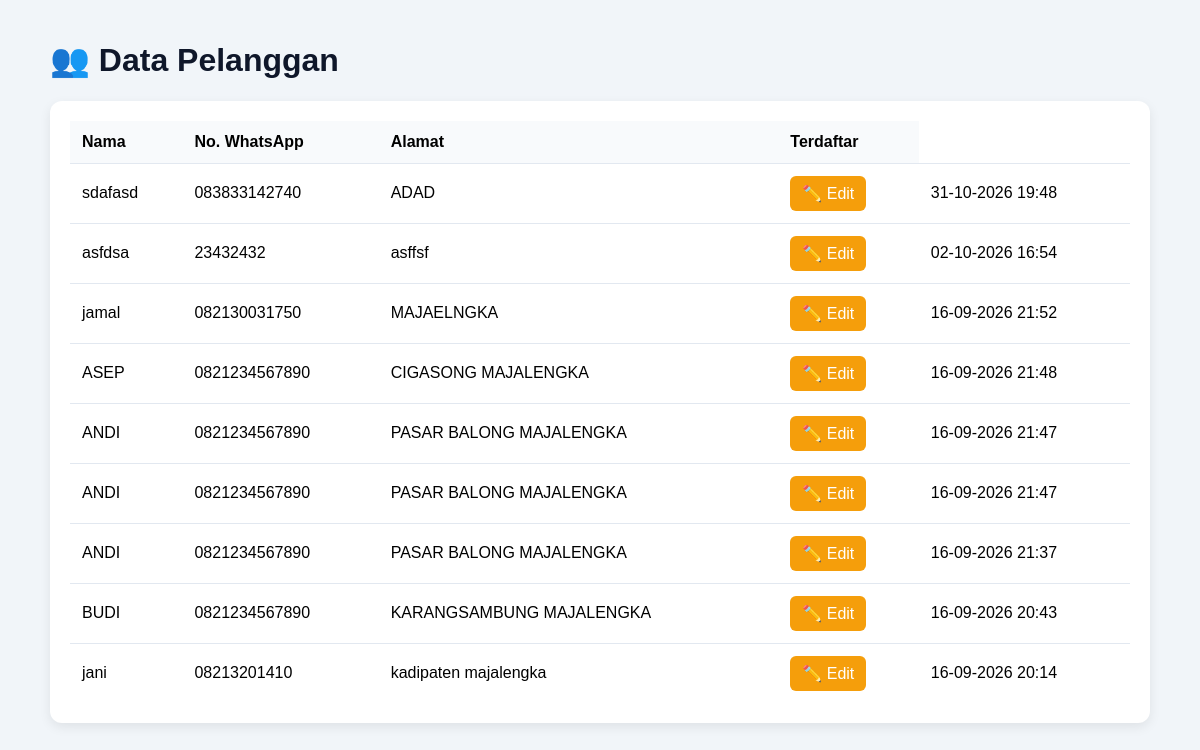
The app's page /pelanggan.php (signed in) with its own data.
### tables this page shows
CREATE TABLE `pelanggan` (
  `id_pelanggan` int(11) NOT NULL,
  `nama` varchar(100) NOT NULL,
  `alamat` text DEFAULT NULL,
  `no_telp` varchar(30) DEFAULT NULL,
  `created_at` datetime DEFAULT current_timestamp()
);

### pelanggan.php (the view, shortened to what this page needs)
<?php
require_once "koneksi.php";
$sql = "SELECT
            id_pelanggan,
            nama,
            alamat,
            no_telp,
            created_at
        FROM pelanggan
        ORDER BY id_pelanggan DESC";
$hasil = mysqli_query($koneksi, $sql);
?>
<!DOCTYPE html>
<html lang="id">
<head>
</head>
<body>
<div class="container">
    <h1>👥 Data Pelanggan</h1>
    <div class="card" style="overflow-x:auto;">
    <table style="width:100%; border-collapse:collapse; min-width:700px;">
        <tr style="background:#f8fafc;">
            <th style="padding:12px; text-align:left;">
                Nama
            </th>
            <th style="padding:12px; text-align:left;">
                No. WhatsApp
            </th>
            <th style="padding:12px; text-align:left;">
                Alamat
            </th>
            <th style="padding:12px; text-align:left;">
                Terdaftar
            </th>
        </tr>
        <?php while ($row = mysqli_fetch_assoc($hasil)) { ?>
            <tr style="border-top:1px solid #e2e8f0;">
                <td style="padding:12px;">
                    <?php echo htmlspecialchars($row["nama"]); ?>
                </td>
                <td style="padding:12px;">
                    <?php echo htmlspecialchars($row["no_telp"]); ?>
                </td>
                <td style="padding:12px;">
                    <?php echo htmlspecialchars($row["alamat"]); ?>
                </td>
<td style="padding:12px;">
    <a
        href="edit_pelanggan.php?id=<?php echo urlencode($row["id_pelanggan"]); ?>"
        style="
            display:inline-block;
            padding:8px 12px;
            background:#f59e0b;
            color:white;
            text-decoration:none;
            border-radius:6px;
        "
    >
        ✏️ Edit
    </a>
</td>
              <td style="padding:12px;">
    <?php
    echo date(
        "d-m-Y H:i",
        strtotime($row["created_at"])
    );
    ?>
</td>
            </tr>
        <?php } ?>
    </table>
</div>
</body>
</html>

### pelanggan.php (style rules this page uses)
body { font-family: Arial, sans-serif; background: #f1f5f9; margin: 0; padding: 20px; }
.container { max-width: 1100px; margin: auto; }
h1 { color: #0f172a; }
.card { background: white; padding: 20px; border-radius: 12px; box-shadow: 0 4px 12px rgba(0,0,0,0.08); }

### records on screen
pelanggan: nama "sdafasd", no_telp "083833142740", alamat "ADAD", created_at "31-10-2026 19:48"
pelanggan: nama "asfdsa", no_telp "23432432", alamat "asffsf", created_at "02-10-2026 16:54"
pelanggan: nama "jamal", no_telp "082130031750", alamat "MAJAELNGKA", created_at "16-09-2026 21:52"
pelanggan: nama "ASEP", no_telp "0821234567890", alamat "CIGASONG MAJALENGKA", created_at "16-09-2026 21:48"
pelanggan: nama "ANDI", no_telp "0821234567890", alamat "PASAR BALONG MAJALENGKA", created_at "16-09-2026 21:47"
pelanggan: nama "ANDI", no_telp "0821234567890", alamat "PASAR BALONG MAJALENGKA", created_at "16-09-2026 21:47"
pelanggan: nama "ANDI", no_telp "0821234567890", alamat "PASAR BALONG MAJALENGKA", created_at "16-09-2026 21:37"
pelanggan: nama "BUDI", no_telp "0821234567890", alamat "KARANGSAMBUNG MAJALENGKA", created_at "16-09-2026 20:43"
pelanggan: nama "jani", no_telp "08213201410", alamat "kadipaten majalengka", created_at "16-09-2026 20:14"
